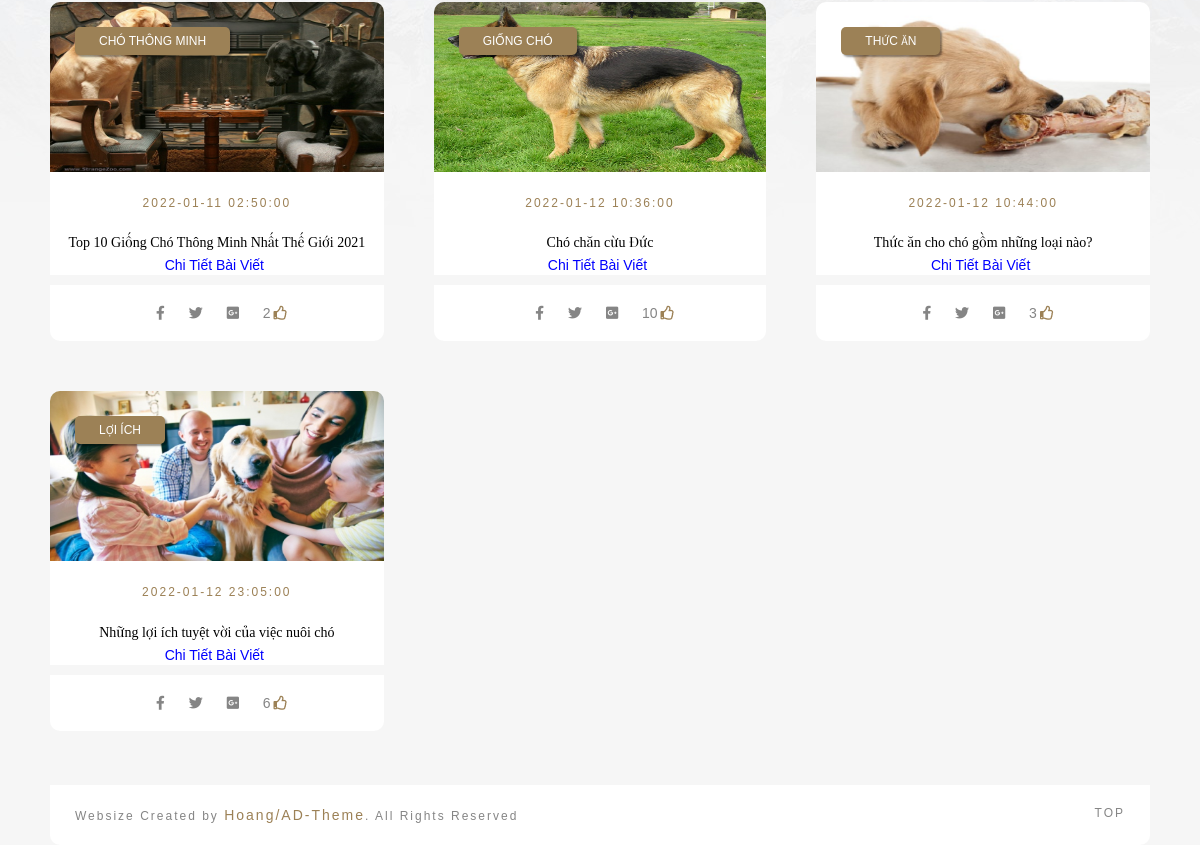
/Website/index.php?mod=post&act=index (lower part), run on an earlier commit of the app's database.
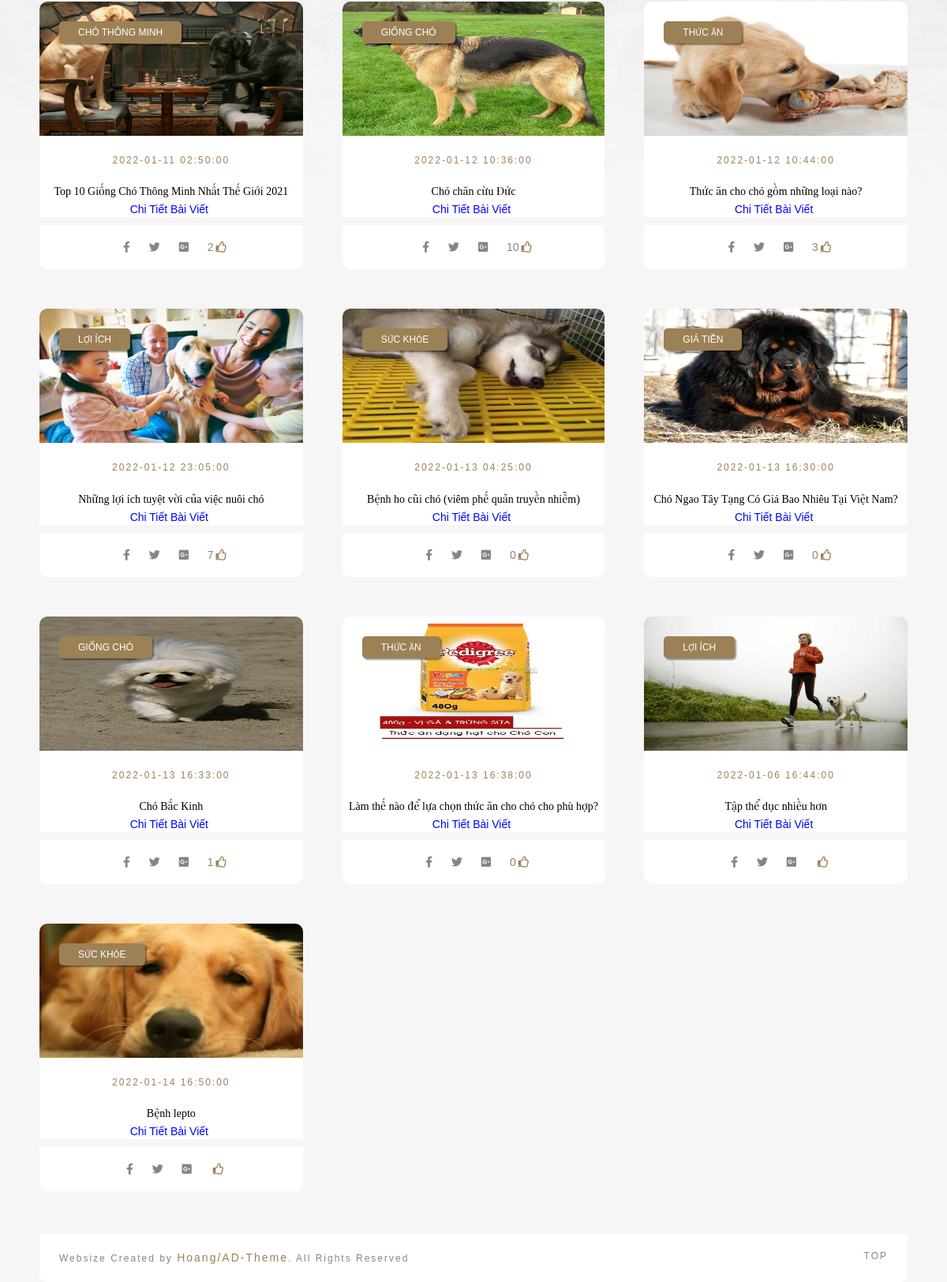
And on a later commit of the database.
### tables this page shows
CREATE TABLE `posts`  (
  `id` int NOT NULL AUTO_INCREMENT,
  `title` varchar(255) NULL DEFAULT NULL,
  `description` mediumtext NULL,
  `thumbnail` varchar(500) NULL DEFAULT NULL,
  `category_id` int NULL DEFAULT NULL,
  `content` mediumtext NULL,
  `created_at` timestamp NULL DEFAULT NULL,
  `like_post` int NULL DEFAULT NULL,
  PRIMARY KEY (`id`) USING BTREE
);

CREATE TABLE `categories`  (
  `id` int NOT NULL AUTO_INCREMENT,
  `name` varchar(255) NULL DEFAULT NULL,
  `description` mediumtext NULL,
  `thumbnail` varchar(500) NULL DEFAULT NULL,
  `parent_id` int NULL DEFAULT NULL,
  `created_at` timestamp NULL DEFAULT NULL,
  PRIMARY KEY (`id`) USING BTREE
);

### Website/Controllers/BaseController.php (called while the page is built, shortened)
<?php
  class BaseController
  {
    public function view($path, $data = []){
      extract($data);
      require_once('Views/'.$path);
    }
  }
?>

### Website/Controllers/PostController.php (called while the page is built, shortened)
<?php
require('Models/Post.php');
require_once("Controllers/BaseController.php");
  class PostController extends BaseController
  {
    public function index(){
      $post = new Post;
      $posts = $post -> getListCategoryId();
      $this-> view('Post/list.php', ['posts'=> $posts]);
    }
  }
?>

### Website/index.php (called while the page is built, shortened)
<?php
$act = "index";
if(isset($_GET['act'])){
  $act = $_GET['act'];
}
  $controller_obj = new $class_name;
 $controller_obj -> $act();
?>

### Website/Models/Connection.php (called while the page is built, shortened)
<?php
  class Connection1{
    private $servername= "localhost";
    private $username= "root";
    private $password = "";
    private $dbname = "blogs";
    public function connect(){
      $conn = new mysqli($this->servername, $this -> username, $this ->password, $this-> dbname );
      return $conn;
    }
  }
?>

### Website/Models/Query.php (called while the page is built, shortened)
<?php
  require_once('Models/Connection.php');
  class Query{
    public function __construct(){
      $connection = new Connection1();
      $this -> conn = $connection -> connect();
    }
  }
?>

### Website/Models/Post.php (called while the page is built, shortened)
<?php
require_once('Models/Query.php');
require_once('Models/Connection.php');
  class Post extends Query
  {
    public function getListCategoryId(){
      $query = "	SELECT posts.like_post, posts.id, posts.title, posts.description, posts.thumbnail, posts.category_id,posts.content, posts.created_at, categories.name
              FROM posts
              INNER JOIN categories ON categories.id = posts.category_id";
      $result = $this->conn->query($query);
      $data = array();
      while($row = $result->fetch_assoc()) {
        $data[] = $row;
      };
      return $data;
    }
  }
?>

### Website/Views/Post/list.php (the view, shortened to what this page needs)
<?php
  require_once('Views/Partials/header.php');
?>
<section class="tada-container content-posts blog-3-columns row">
<div class="tada-container content-posts blog-3-columns row " style="">
  <?php foreach ($posts as $key => $post) { ?>
      <div id="dash" class="content col-xs-4 col-md-4 col-xl-4 col-lg-4 col-4">
        <article id="abcde">
            <div class="post-image">
                <img style="max-height: 170px;" src="../Admin/images/<?=$post['thumbnail']?>" alt="post image 1">
                  <div class="category"><a href="#"><?=$post['name']?></a></div>
              </div>
              <div class="post-text" style="padding: 20px 0px 0px 0px;">
                <span class="date"><?=$post['created_at']?></span>
                  <h2><a href="index.php?mod=post&act=postDetail&id=<?=$post['id']?>"><?=$post['title']?></a></h2>
                  <p><a style="color:blue;" href="index.php?mod=post&act=postDetail&id=<?=$post['id']?>">Chi Tiết Bài Viết <i style="color: blue;" class="icon-arrow-right2"></i></a></p>
              </div>
              <div class="post-info">
                  <div class="extra-info" style="float:none;">
                    <a href="#"><i class="fab fa-facebook-f"></i></a>
                  <a href="#"><i class="fab fa-twitter"></i></a>
                  <a href="#"><i class="fab fa-google-plus-square"></i></a>
                      <span class="comments"><?=$post['like_post']?><i class="far fa-thumbs-up"></i></span>
                  </div>
              </div>
          </article>
      </div>
        <?php } ?>
  </section>
<?php
  require_once('Views/Partials/footer.php');
?>

What changed in the data, as far as the page shows it:
changed posts "Những lợi ích tuyệt vời của việc nuôi chó": like_post "6" → "7"
added posts: thumbnail (picture), category.name "SỨC KHỎE", created_at "2022-01-13 04:25:00", title "Bệnh ho cũi chó (viêm phế quản truyền nhiễm)", like_post "0"
added posts: thumbnail (picture), category.name "GIÁ TIỀN", created_at "2022-01-13 16:30:00", title "Chó Ngao Tây Tạng Có Giá Bao Nhiêu Tại Việt Nam?", like_post "0"
added posts: thumbnail (picture), category.name "GIỐNG CHÓ", created_at "2022-01-13 16:33:00", title "Chó Bắc Kinh", like_post "1"
added posts: thumbnail (picture), category.name "THỨC ĂN", created_at "2022-01-13 16:38:00", title "Làm thế nào để lựa chọn thức ăn cho chó cho phù hợp?", like_post "0"
added posts: thumbnail (picture), category.name "LỢI ÍCH", created_at "2022-01-06 16:44:00", title "Tập thể dục nhiều hơn"
added posts: thumbnail (picture), category.name "SỨC KHỎE", created_at "2022-01-14 16:50:00", title "Bệnh lepto"
